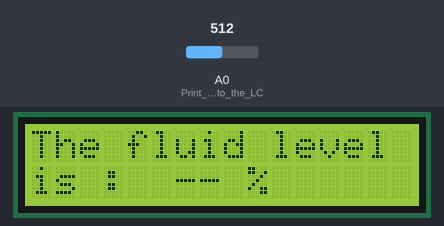
Bench run of a sketch on a simulated Arduino Uno, built with avr-gcc and run on an emulated ATmega328P. Parts: 16×2 character LCD. Inputs (shaded band) come from the test bench; at power-on: A0 (Print_a_message_to_the_LC) = 512.

Above: at 2.7 s.
At 5.2 s:
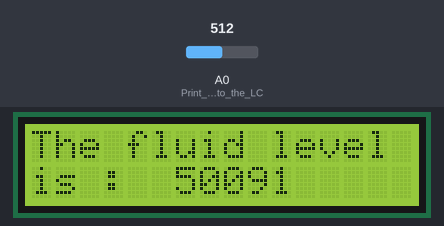
5.3 s: A0 (Print_a_message_to_the_LC) set to 716
At 6.7 s:
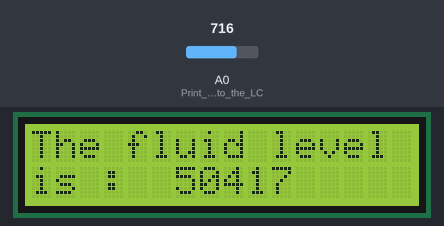
8.3 s: A0 (Print_a_message_to_the_LC) set to 900
At 9.7 s:
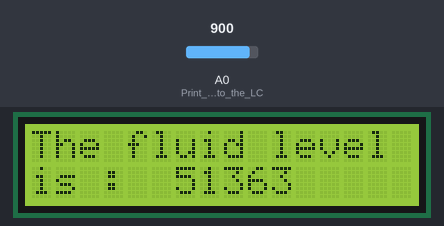
11.3 s: A0 (Print_a_message_to_the_LC) set to 1023
At 12.7 s:
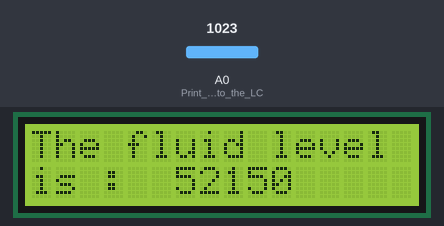
Timing chart, 0 to 14.3 s (numbered marks = the images above; inputs shaded):
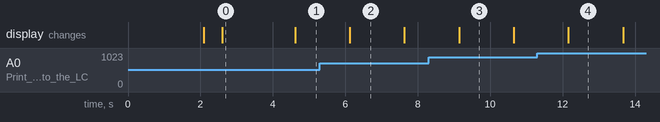

The sketch:

Level_Sensor_16x2_Display.ino
```cpp
#include <Wire.h>
#include <LiquidCrystal_I2C.h>

LiquidCrystal_I2C lcd(0x27,16,2);  // Set the LCD adress as you find out from Scaning I2C.
int mean=0;
unsigned int sensor_value=0;
void setup()
{

  lcd.init();                      // initialize the lcd
  pinMode(A0,INPUT); // Print a message to the LCD.
  lcd.backlight();
  lcd.setCursor(3,0);
  lcd.print("Hello Ahmed");
  delay(2000);
  lcd.clear();
  lcd.setCursor(0,0);
  lcd.print("The fluid level");
  lcd.setCursor(0,1);
  lcd.print("is :");
 delay(500);
   lcd.setCursor(6,1);
   lcd.print("--");
  lcd.setCursor(9,1);                       //To set the position of the % sign next to the sensor value
  lcd.print("%");
  delay(500);
}

void loop()
{

  for(int i=0;i<=2;i++){

    mean=(analogRead(A0));                // Reading value of sensor from analog Input

    sensor_value=sensor_value+mean;           // Summing Up the value to one Variable

    delay(500);
  }

  //Value Mapping
  sensor_value=sensor_value/3;                // Divide on 3 to get the average value

  sensor_value=sensor_value-999;

  sensor_value=sensor_value*4.8;         // Displaying the %ge of fluid inside

  lcd.setCursor(6,1);
  lcd.print("   ");
  lcd.setCursor(6,1);
  lcd.print(sensor_value);                    // Print the value on LCD Display
  sensor_value=0;                             // Reset the Sensor Value variable
  mean=0;                                     // Reset the mean variable

}
```

Measured:
- after the input at 5.3 s, the display: changes after 0.82 s (image 2)
- after the input at 8.3 s, the display: changes after 0.84 s (image 3)
- after the input at 11.3 s, the display: changes after 0.86 s (image 4)
- what the display in image 0 shows lasts 2.0 s, from 2.6 s to 4.6 s
- what the display in image 2 shows lasts 1.5 s, from 6.1 s to 7.6 s
